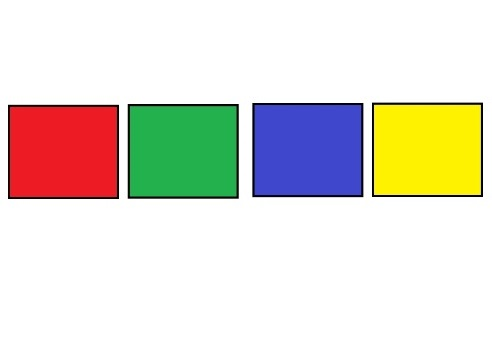
#> input picture shablon.jpg, 492 x 356 px, found by its file name
$ python main.py
#> lines starting #> are read from the running program, lines starting #| are printed output that depends on the picture; after the words box and inside, x2 and y2 are one past the last pixel; in counts of white or black regions, pixels touching at a corner belong together
import cv2
import time
redmin=82,216,219
redmax=186,230,246
greenmin=61,182,164
greenmax=165,215,184
bluemin=74,159,135
bluemax=135,195,220
yelowmin=13,240,61
yelowmax=60,255,255
colormas=[]
done=True

def findxcolor(colmin,colmax):
#> called with colmin = (61, 182, 164), colmax = (165, 215, 184)
    frame = cv2.imread("D:/python_files/shablon.jpg")
#> frame is the input picture: shape (356, 492, 3); mean B, G, R 211.9, 222.5, 226.5
    cv2.imshow("Frame",frame)
    hsv=cv2.cvtColor(frame,cv2.COLOR_BGR2HSV)
#> hsv: shape (356, 492, 3); mean H, S, V 27.3, 51, 241.9
    hsv=cv2.blur(hsv,(5,5))
#> hsv: shape (356, 492, 3); mean H, S, V 27.4, 51, 241.9
    mask=cv2.inRange(hsv,(colmin),(colmax))
#> mask: shape (356, 492); 5.1% white; 6 white regions (3 under 20 px), largest, box (x1, y1, x2, y2) and area: (132, 108, 234, 194) 8756, (11, 194, 106, 196) 95, (113, 108, 116, 194) 87
    #mask=cv2.inRange(hsv,(0,55,76),(23,229,202))
    cv2.imshow("Mask",mask)
    mask=cv2.erode(mask,None,iterations=2)
#> mask: shape (356, 492); 4.6% white; 1 white region, box (x1, y1, x2, y2) and area: (134, 110, 232, 192) 8013
    mask=cv2.dilate(mask,None,iterations=4)
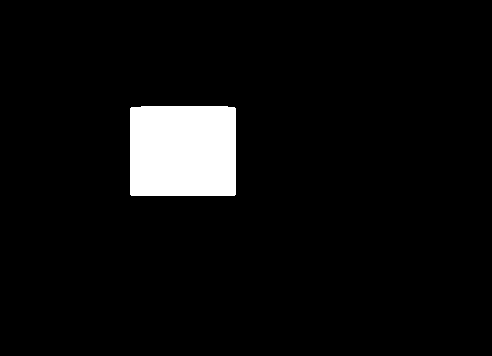
#> mask: shape (356, 492); 5.4% white; 1 white region
    cv2.imshow("Mask2",mask)

    contours=cv2.findContours(mask,cv2.RETR_TREE,cv2.CHAIN_APPROX_NONE)
#> contours = 1 contour; box (x1, y1, x2, y2) and area: (130, 106, 236, 196) 9325
    contours=contours[0]

    if contours:
        sorted(contours, key=cv2.contourArea,reverse=True)
        cv2.drawContours(frame,contours,-1,(255,0,0),3)
        (x,y,w,h)=cv2.boundingRect(contours[0])
#> x = 130; y = 106; w = 106; h = 90
        cv2.rectangle(frame,(x,y),(x+w,y+h),(0,255,0),2)
        cv2.imshow("Contours",frame)
        return x
        time.sleep(1)
while(done==True):
    x=findxcolor(greenmin,greenmax)
#> x = 130
    print(x)
#| 130
    colormas.append((x,'green'))

    x=findxcolor(bluemin,bluemax)
#> call 2 of findxcolor, with colmin = (74, 159, 135), colmax = (135, 195, 220)
#> in findxcolor (call 2), `mask=cv2.inRange(hsv,(colmin),(colmax))`: mask: shape (356, 492); 5.5% white; 38 white regions (34 under 20 px), largest, box (x1, y1, x2, y2) and area: (255, 106, 360, 194) 9228, (12, 197, 115, 198) 103, (9, 109, 10, 195) 86, (117, 110, 118, 194) 84
#> in findxcolor (call 2), `mask=cv2.erode(mask,None,iterations=2)`: mask: shape (356, 492); 4.8% white; 1 white region, box (x1, y1, x2, y2) and area: (257, 108, 358, 192) 8465
#> in findxcolor (call 2), `mask=cv2.dilate(mask,None,iterations=4)`:
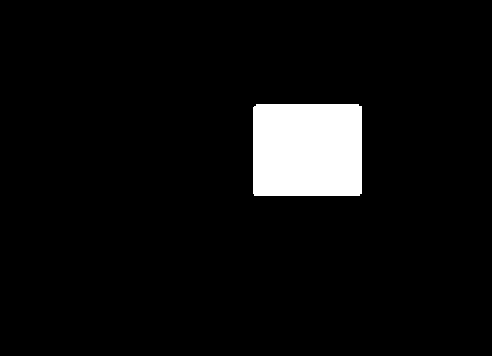
#> mask: shape (356, 492); 5.7% white; 1 white region
#> in findxcolor (call 2), `contours=cv2.findContours(mask,cv2.RETR_TREE,cv2.CHAIN_APPROX_NONE)`: contours = 1 contour; box (x1, y1, x2, y2) and area: (253, 104, 362, 196) 9812
#> in findxcolor (call 2), `(x,y,w,h)=cv2.boundingRect(contours[0])`: x = 253; y = 104; w = 109; h = 92
#> in findxcolor (call 2), `cv2.rectangle(frame,(x,y),(x+w,y+h),(0,255,0),2)`:
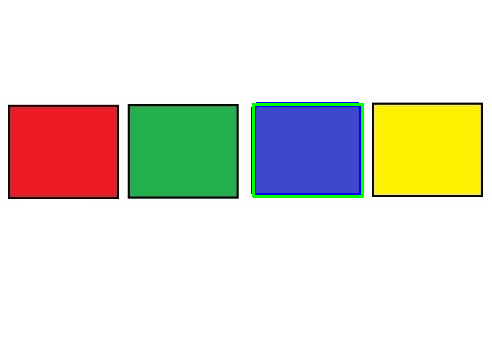
#> frame: shape (356, 492, 3); mean B, G, R 211.5, 223.4, 225.6
#> x = 253
    print(x)
#| 253
    colormas.append((x,'blue'))

    x=findxcolor(redmin,redmax)
#> call 3 of findxcolor, with colmin = (82, 216, 219), colmax = (186, 230, 246)
#> in findxcolor (call 3), `mask=cv2.inRange(hsv,(colmin),(colmax))`: mask: shape (356, 492); 4.8% white; 1 white region, box (x1, y1, x2, y2) and area: (13, 110, 114, 194) 8482
#> in findxcolor (call 3), `mask=cv2.erode(mask,None,iterations=2)`: mask: shape (356, 492); 4.4% white; 1 white region, box (x1, y1, x2, y2) and area: (15, 112, 112, 192) 7758
#> in findxcolor (call 3), `mask=cv2.dilate(mask,None,iterations=4)`:
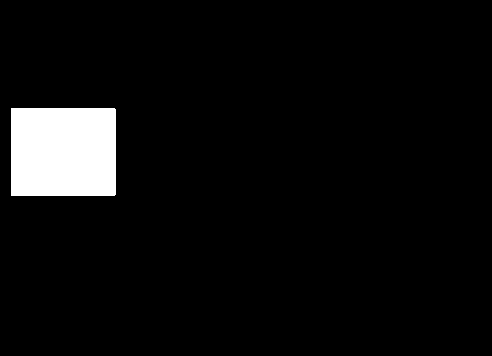
#> mask: shape (356, 492); 5.3% white; 1 white region
#> in findxcolor (call 3), `contours=cv2.findContours(mask,cv2.RETR_TREE,cv2.CHAIN_APPROX_NONE)`: contours = 1 contour; box (x1, y1, x2, y2) and area: (11, 108, 116, 196) 9047
#> in findxcolor (call 3), `(x,y,w,h)=cv2.boundingRect(contours[0])`: x = 11; y = 108; w = 105; h = 88
#> in findxcolor (call 3), `cv2.rectangle(frame,(x,y),(x+w,y+h),(0,255,0),2)`:
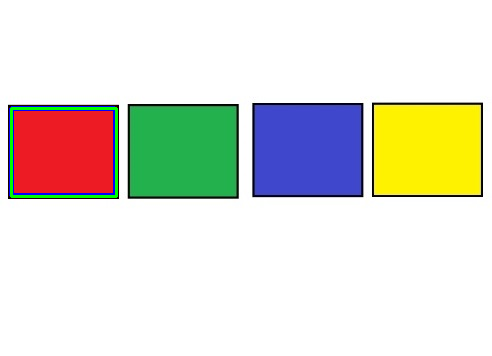
#> frame: shape (356, 492, 3); mean B, G, R 212.5, 223.9, 224.5
#> x = 11
    print(x)
#| 11
    colormas.append((x,'red'))

    x=findxcolor(yelowmin,yelowmax)
#> call 4 of findxcolor, with colmin = (13, 240, 61), colmax = (60, 255, 255)
#> in findxcolor (call 4), `mask=cv2.inRange(hsv,(colmin),(colmax))`: mask: shape (356, 492); 4.8% white; 1 white region, box (x1, y1, x2, y2) and area: (377, 108, 478, 192) 8474
#> in findxcolor (call 4), `mask=cv2.erode(mask,None,iterations=2)`: mask: shape (356, 492); 4.4% white; 1 white region, box (x1, y1, x2, y2) and area: (379, 110, 476, 190) 7750
#> in findxcolor (call 4), `mask=cv2.dilate(mask,None,iterations=4)`:
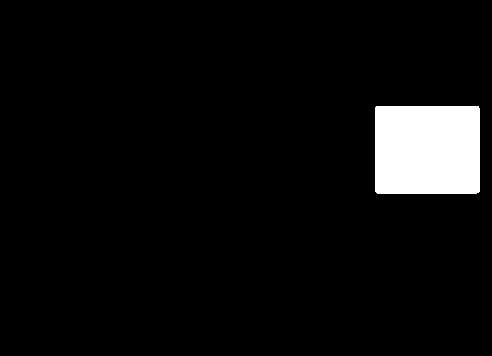
#> mask: shape (356, 492); 5.3% white; 1 white region
#> in findxcolor (call 4), `contours=cv2.findContours(mask,cv2.RETR_TREE,cv2.CHAIN_APPROX_NONE)`: contours = 1 contour; box (x1, y1, x2, y2) and area: (375, 106, 480, 194) 9041
#> in findxcolor (call 4), `(x,y,w,h)=cv2.boundingRect(contours[0])`: x = 375; y = 106
#> in findxcolor (call 4), `cv2.rectangle(frame,(x,y),(x+w,y+h),(0,255,0),2)`:
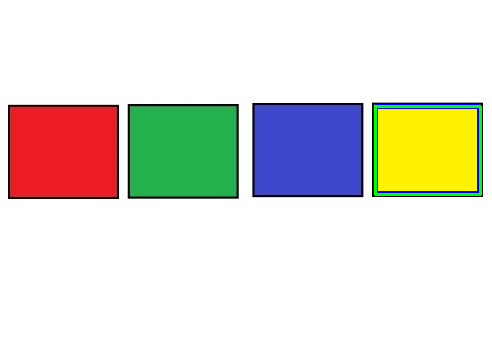
#> frame: shape (356, 492, 3); mean B, G, R 212.6, 222.1, 224.3
#> x = 375
    print(x)
#| 375
    colormas.append((x,'yelow'))

    print(colormas)
#| [(130, 'green'), (253, 'blue'), (11, 'red'), (375, 'yelow')]
    colormas.sort()
    print(colormas)
#| [(11, 'red'), (130, 'green'), (253, 'blue'), (375, 'yelow')]
    done=False
    if cv2.waitKey(1)==ord("q"):
#> (key q is pressed here)
        break
#cap.release()
cv2.destroyAllWindows()
